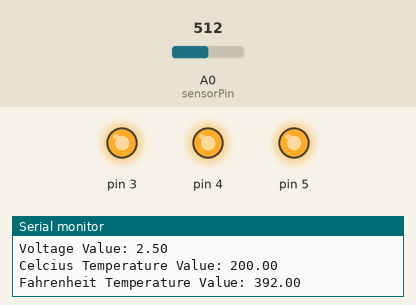
Simulated run of this sketch. Board: Arduino Uno, built with avr-gcc and run on an emulated ATmega328P. Shown: output pins drawn as LEDs (lit = HIGH), the last lines printed to the serial monitor. Inputs (shaded band) come from the test bench; at power-on: A0 (sensorPin) = 512.

Above: at 1.8 s.
1.9 s: A0 (sensorPin) set to 171
3.4 s: A0 (sensorPin) set to 155
At 5.4 s:
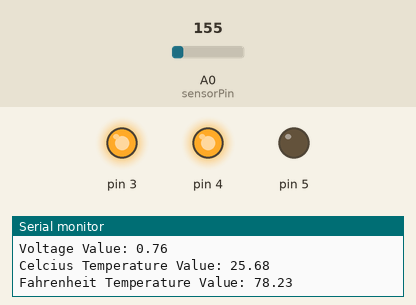
5.7 s: A0 (sensorPin) set to 122
At 6.9 s:
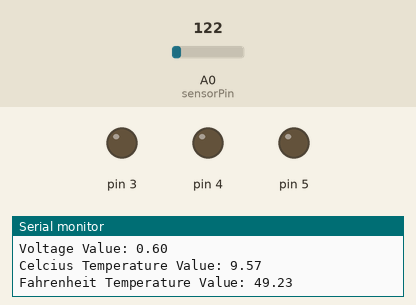
7.8 s: A0 (sensorPin) set to 306
At 9.5 s:
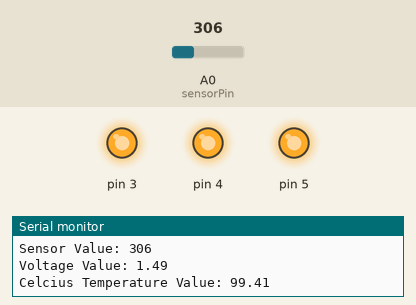
9.9 s: A0 (sensorPin) set to 0
At 11.0 s:
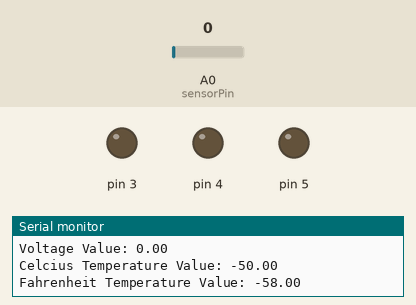
Timing chart, 0 to 12.9 s (numbered marks = the images above; inputs shaded):
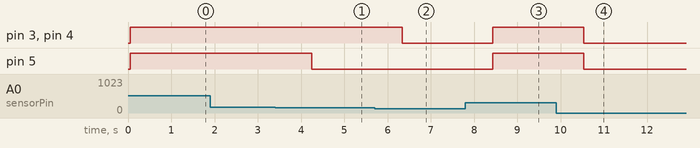

The sketch:

temp-sensors.ino
```cpp
//Set sensorPin to A0
const int sensorPin = A0;
//Create baseline temp (celcius)
const float baselineTemp = 20.0;

void setup() {
  //Initialize the serial object
  Serial.begin(9600);
  //Loop to initialize pins starting with 3 then working up
  //Until pin number is less than 6
  for(int pinNumber = 3; pinNumber<6; pinNumber++){
    //Set mode to OUTPUT
    pinMode(pinNumber, OUTPUT);
    //Set value to LOW
    digitalWrite(pinNumber, LOW);
  }

}

void loop() {
  //Read the value of the sensor
  int sensorVal = analogRead(sensorPin);
  //Convert the sensor output to voltage
  float voltage = (sensorVal/1024.0) * 5.0;
  //Convert the voltage to temerature in Celsuis
  //Sensor can read temps below 0.  Must offset
  float ctemperature = (voltage - .5) * 100;
  //Convert Celsuis to Fahrenheit
  float ftemperature = (((9.0/5.0)*ctemperature)+32);
  //Print all the values.
  Serial.print("Sensor Value: ");
  Serial.println(sensorVal);
  Serial.print("Voltage Value: ");
  Serial.println(voltage);
  Serial.print("Celcius Temperature Value: ");
  Serial.println(ctemperature);
  Serial.print("Fahrenheit Temperature Value: ");
  Serial.println(ftemperature);
  //If Celsuis temp is below the baseline temp plus 2 degress
  //illuminate 0 of the lights
  if(ctemperature < baselineTemp+2){
    digitalWrite(3, LOW);
    digitalWrite(4, LOW);
    digitalWrite(5, LOW);
  }
  //If Celsuis temp is above the baseline temp plus 2 degress
  //and less than the baseline temp plus 4 degrees
  //illuminate 1 of the lights
  else if(ctemperature >= baselineTemp+2 && ctemperature < baselineTemp+4) {
    digitalWrite(3, HIGH);
    digitalWrite(4, LOW);
    digitalWrite(5, LOW);
  }
  //If Celsuis temp is above the baseline temp plus 4 degress
  //and less than the baseline temp plus 6 degrees
  //illuminate 2 of the lights
  else if(ctemperature >= baselineTemp+4 && ctemperature < baselineTemp+6) {
    digitalWrite(3, HIGH);
    digitalWrite(4, HIGH);
    digitalWrite(5, LOW);
  }
  //If Celsuis temp is above the baseline temp plus 6 degress
  //illuminate all of the lights
  else if(ctemperature >= baselineTemp+6) {
    digitalWrite(3, HIGH);
    digitalWrite(4, HIGH);
    digitalWrite(5, HIGH);
  }
  delay(1000);
}
```

Measured:
- the behaviour switches between 156 and 155 on A0 (sensorPin) (found by bisection; images 0 and 1)
- after the input at 3.4 s, pin 5: HIGH → LOW after 0.84 s
- after the input at 5.7 s, pin 3, pin 4: HIGH → LOW after 0.64 s
- after the input at 7.8 s, pin 3–5: LOW → HIGH after 0.64 s
- after the input at 9.9 s, pin 3–5: HIGH → LOW after 0.63 s
